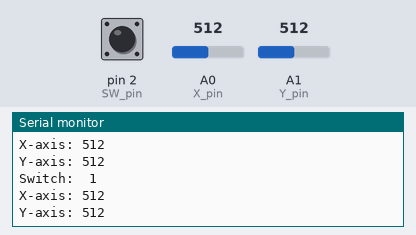
A sketch run on a simulated Arduino Mega 2560, built with avr-gcc and run on an emulated ATmega2560. Shown: the last lines printed to the serial monitor. The test bench sets the inputs (shaded band); at power-on: A0 (X_pin) = 512, A1 (Y_pin) = 512, pin 2 (SW_pin) HIGH.

Above: at 1.3 s.
1.4 s: A0 (X_pin) set to 716
At 1.82 s:
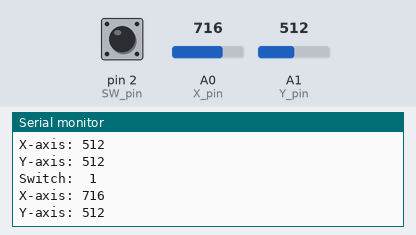
2.9 s: A1 (Y_pin) set to 716
At 3.32 s:
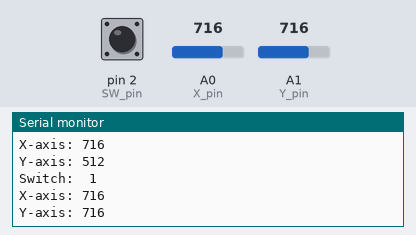
4.4 s: pin 2 (SW_pin) pulled LOW for 0.6 s
6.5 s: A0 (X_pin) set to 900
At 6.83 s:
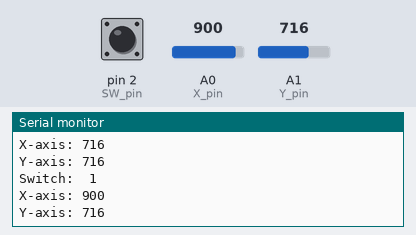
8.0 s: A1 (Y_pin) set to 900
At 8.33 s:
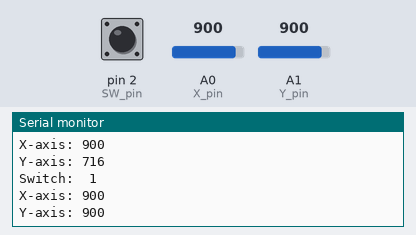
Timing chart, 0 to 10.5 s (numbered marks = the images above; inputs shaded):
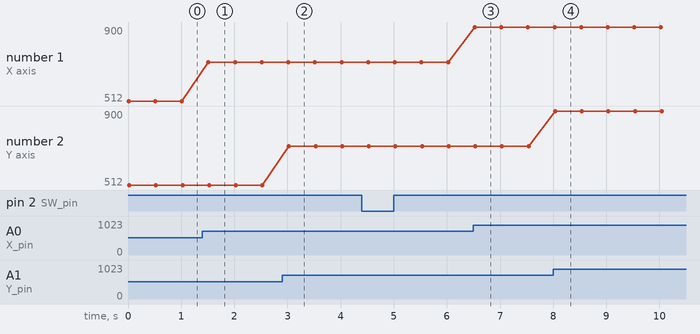

Measured:
- after the input at 1.4 s, the serial monitor: prints a new line after 0.11 s (image 1)
- after the input at 2.9 s, the serial monitor: prints a new line after 0.13 s (image 2)
- after the input at 6.5 s, the serial monitor: prints a new line at once (image 3)
- after the input at 8.0 s, the serial monitor: prints a new line at once (image 4)
- plotted number 1: 512 → 716 after the input at 1.4 s, 716 → 900 after the input at 6.5 s

The sketch:

Analog_Joystick.ino
```cpp
//www.elegoo.com
//2016.12.09

// Arduino-PIN- Nummern
const int SW_pin = 2; // Digitaler Pin zum Schaltausgang angeschlossen
const int X_pin = 0; // Analog-Pin an X-Ausgang angeschlossen
const int Y_pin = 1; // Analog-Pin an Y-Ausgang angeschlossen

void setup() {
  pinMode(SW_pin, INPUT);
  digitalWrite(SW_pin, HIGH);
  Serial.begin(9600);
}

void loop() {
  Serial.print("Switch:  ");
  Serial.print(digitalRead(SW_pin));
  Serial.print("\n");
  Serial.print("X-axis: ");
  Serial.print(analogRead(X_pin));
  Serial.print("\n");
  Serial.print("Y-axis: ");
  Serial.println(analogRead(Y_pin));
  Serial.print("\n\n");
  delay(500);
}
```
